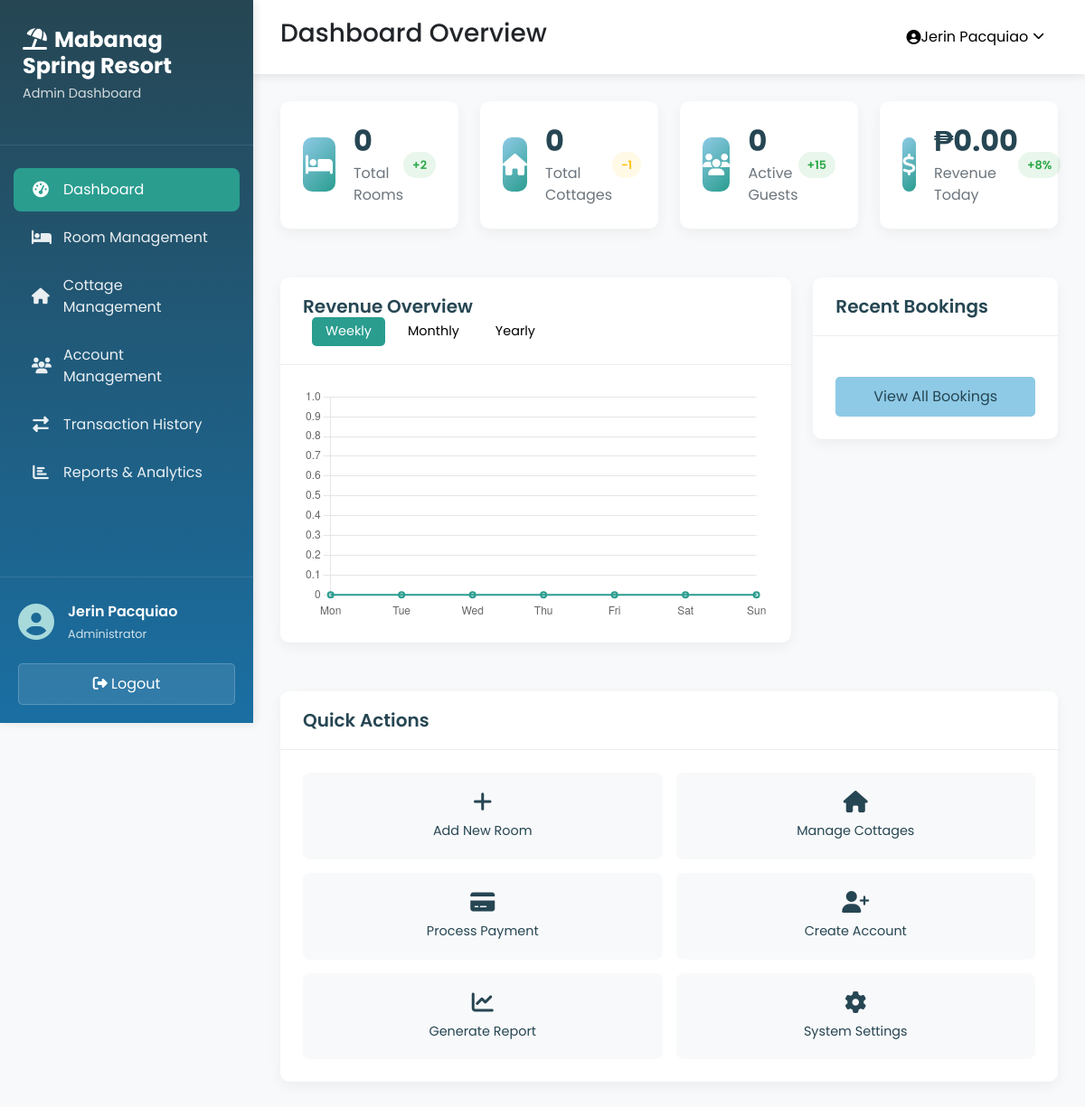
The app's page /admin/home.php (signed in), older data.
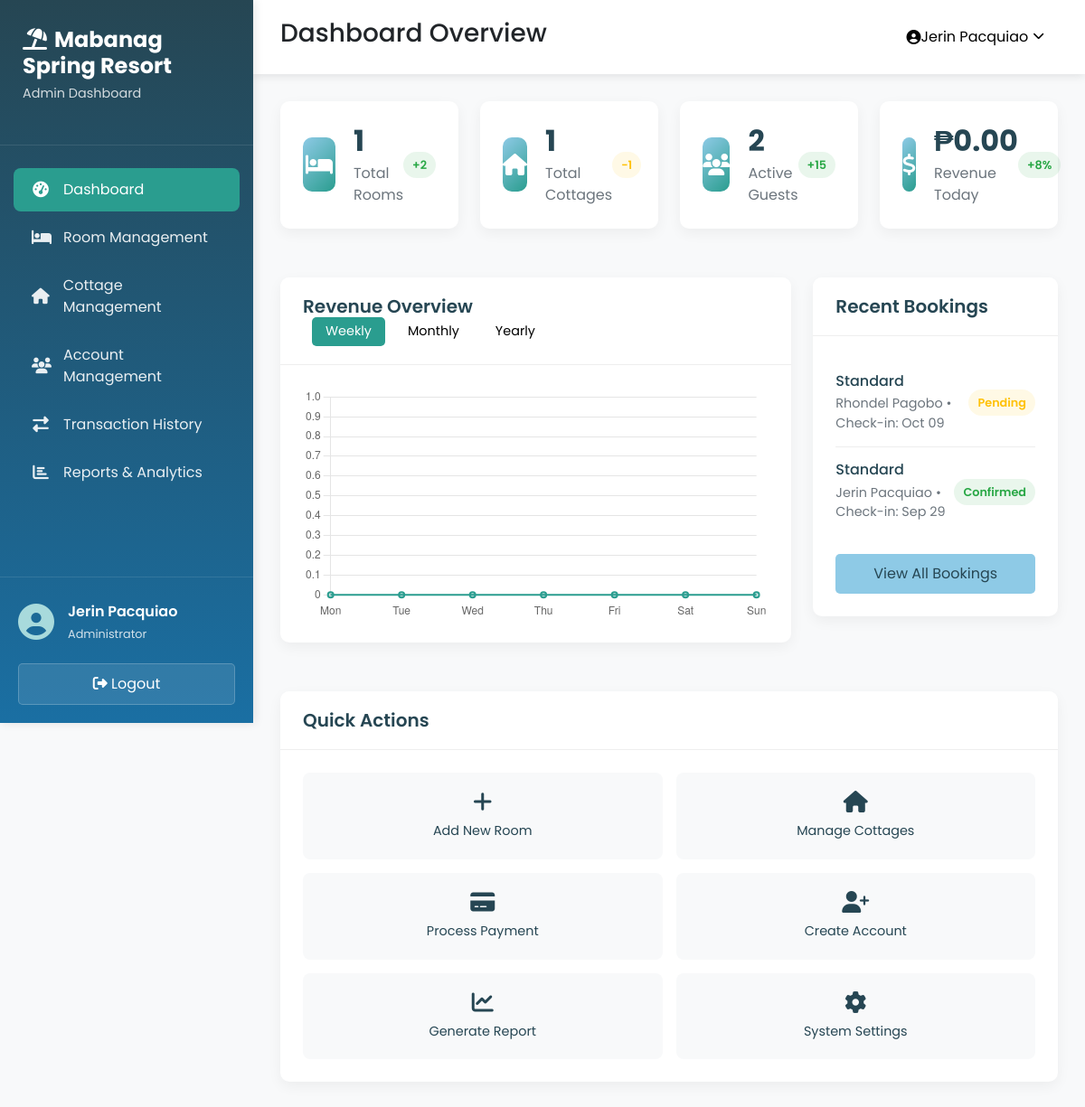
The same page, newer data.
### tables this page shows
CREATE TABLE `reservation` (
  `reservation_id` int(11) NOT NULL,
  `guest_id` int(11) NOT NULL,
  `room_id` int(11) DEFAULT NULL,
  `cottage_id` int(11) DEFAULT NULL,
  `check_in_date` date NOT NULL,
  `check_out_date` date DEFAULT NULL,
  `total_amount` decimal(10,2) NOT NULL,
  `reservation_date` datetime NOT NULL DEFAULT current_timestamp(),
  `status` enum('pending','confirmed','cancelled') NOT NULL DEFAULT 'pending'
);

CREATE TABLE `cottage` (
  `cottage_id` int(11) NOT NULL,
  `cottage_type` varchar(50) NOT NULL,
  `cottage_price` decimal(10,2) NOT NULL,
  `cottage_availability` enum('available','unavailable') NOT NULL DEFAULT 'available',
  `photo` varchar(100) NOT NULL,
  `cottage_description` text DEFAULT NULL
);

CREATE TABLE `guest` (
  `guest_id` int(11) NOT NULL,
  `firstname` varchar(50) NOT NULL,
  `lastname` varchar(50) NOT NULL,
  `address` varchar(250) NOT NULL,
  `contactno` varchar(15) NOT NULL
);

CREATE TABLE `room` (
  `room_id` int(11) NOT NULL,
  `room_number` int(11) NOT NULL,
  `room_type` varchar(50) NOT NULL,
  `room_price` decimal(10,2) NOT NULL,
  `room_availability` enum('available','unavailable') NOT NULL DEFAULT 'available',
  `photo` varchar(100) NOT NULL,
  `room_description` text DEFAULT NULL
);

### admin/home.php (the view, shortened to what the changed rows need)
<!DOCTYPE html>
<?php
    require_once 'connect.php';
?>
<html lang="en">
<head>
    <link href="https://cdn.jsdelivr.net/npm/bootstrap@5.3.8/dist/css/bootstrap.min.css" rel="stylesheet"
>
    <link rel="stylesheet" href="https://cdnjs.cloudflare.com/ajax/libs/font-awesome/6.4.0/css/all.min.css">
    <link rel="stylesheet" href="../css/admin_style.css">
</head>
<body>
    <div class="dashboard-container">
        <div class="sidebar">
            <div class="sidebar-header">
                <h2><i class="fas fa-umbrella-beach me-2"></i>Mabanag Spring Resort</h2>
            </div>
        </div>
        <div class="main-content">
            <div class="content-area">
                <div class="row stats-row">
                    <div class="col-xl-3 col-md-6 mb-4">
                        <div class="stat-card">
                            <div class="stat-info">
                                <h3><?php $total_rooms = $conn->query("SELECT COUNT(*) as total FROM `room`")->fetch_array();
                                        echo $total_rooms['total'];
                                    ?>
                                </h3>
                                <p>Total Rooms</p>
                            </div>
                        </div>
                    </div>
                    <div class="col-xl-3 col-md-6 mb-4">
                        <div class="stat-card">
                            <div class="stat-info">
                                <h3>
                                    <?php $total_cottages = $conn->query("SELECT COUNT(*) as total FROM `cottage`")->fetch_array();
                                        echo $total_cottages['total'];
                                    ?>
                                </h3>
                                <p>Total Cottages</p>
                            </div>
                        </div>
                    </div>
                    <div class="col-xl-3 col-md-6 mb-4">
                        <div class="stat-card">
                            <div class="stat-info">
                                <h3> <?php $total_guest = $conn->query("SELECT COUNT(*) as total FROM `guest`")->fetch_array();
                                     echo $total_guest['total'];
                                     ?></h3>
                                <p>Active Guests</p>
                            </div>
                        </div>
                    </div>
                </div>
                <div class="row content-row">
                    <div class="col-xl-4 mb-4">
                        <div class="card">
                            <div class="card-body">
                                <div class="booking-list">
                                    <?php
                                        $query = $conn->query("
                                        SELECT r.*,
                                               rm.room_type,
                                               c.cottage_type,
                                               g.firstname,
                                               g.lastname
                                        FROM reservation r
                                        LEFT JOIN room rm ON r.room_id = rm.room_id
                                        LEFT JOIN cottage c ON r.cottage_id = c.cottage_id
                                        LEFT JOIN guest g ON r.guest_id = g.guest_id
                                        ORDER BY r.check_in_date DESC
                                        LIMIT 4
                                    ");
                                        while ($row = $query->fetch_assoc()) {
                                            $type    = ! empty($row['room_type']) ? $row['room_type'] : $row['cottage_type'];
                                            $guest   = $row['firstname'] . ' ' . $row['lastname'];
                                            $checkin = date('M d', strtotime($row['check_in_date']));
                                            $statusClass = strtolower($row['status']);
                                        ?>
                                    <div class="booking-item">
                                        <div class="booking-info">
                                            <h6><?php echo htmlspecialchars($type)?></h6>
                                            <p><?php echo htmlspecialchars($guest)?> • Check-in: <?php echo htmlspecialchars($checkin)?></p>
                                        </div>
                                        <span class="booking-status <?php echo $statusClass?>">
                                            <?php echo ucfirst($statusClass)?>
                                        </span>
                                    </div>
                                    <?php }?>
                                </div>
                            </div>
                        </div>
                    </div>
                </div>
</body>
</html>

Row changes from the older to the newer data that the page shows:
added reservation: cottage.cottage_type "Standard", guest.lastname "Rhondel Pagobo", check_in_date "Oct 09", status "Pending"
added reservation: room.room_type "Standard", guest.lastname "Jerin Pacquiao", check_in_date "Sep 29", status "Confirmed"
Text that changed along with them:
$total_rooms['total']: "0" → "1"
$total_cottages['total']: "0" → "1"
$total_guest['total']: "0" → "2"
